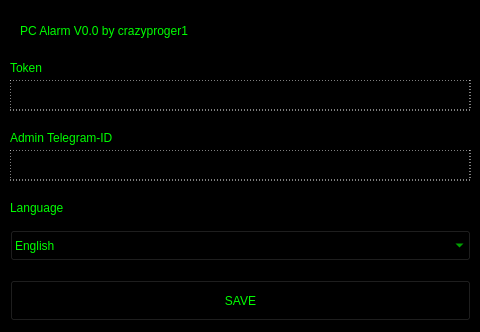
<?xml version="1.0" encoding="UTF-8"?>
<ui version="4.0">
 <class>MainWindow</class>
 <widget class="QMainWindow" name="MainWindow">
  <property name="geometry">
   <rect>
    <x>0</x>
    <y>0</y>
    <width>480</width>
    <height>332</height>
   </rect>
  </property>
  <property name="windowTitle">
   <string>MainWindow</string>
  </property>
  <property name="autoFillBackground">
   <bool>false</bool>
  </property>
  <property name="styleSheet">
   <string notr="true">
QPushButton{
	
	background-color: rgb(0, 0, 0);
	color: rgb(0, 255, 0);

}

QComboBox{
	color: rgb(0, 255, 0);
}


QComboBox QAbstractItemView
{
	background-color: rgb(0, 0, 0);
	selection-background-color: rgb(100, 100, 100); 
	color: rgb(0, 255, 0);
}



QLabel{
	color: rgb(0, 255, 0);
}


QWidget{
	background-color: rgb(0, 0, 0);
}

QPushButton:hover{
	border: 1px solid rgb(0, 255, 0);
}

QPushButton:pressed{
	
	background-color: rgb(130, 130, 130);
}

QLineEdit{
	
	background-color: rgb(0, 0, 0);
	border: 1px dashed rgb(255, 255, 255);
	color: rgb(0, 255, 0);
	
}

QLineEdit:hover{
	border: 1px solid rgb(255, 255, 255);
}

QComboBox:hover{
	border: 1px solid rgb(255, 255, 255);
}


QListWidget{
	color: rgb(0, 255, 0);
	background-color: rgb(0, 0, 0);
	font: 8pt &quot;Segoe Print&quot;;
	border: 1px dashed rgb(255, 255, 255);

}

</string>
  </property>
  <widget class="QWidget" name="central_widget">
   <widget class="QPushButton" name="save_button">
    <property name="geometry">
     <rect>
      <x>10</x>
      <y>280</y>
      <width>461</width>
      <height>41</height>
     </rect>
    </property>
    <property name="styleSheet">
     <string notr="true">font: 8pt &quot;Segoe Print&quot;;</string>
    </property>
    <property name="text">
     <string>SAVE</string>
    </property>
   </widget>
   <widget class="QLineEdit" name="token_line">
    <property name="geometry">
     <rect>
      <x>10</x>
      <y>80</y>
      <width>461</width>
      <height>31</height>
     </rect>
    </property>
   </widget>
   <widget class="QLineEdit" name="admin_tgid_line">
    <property name="geometry">
     <rect>
      <x>10</x>
      <y>150</y>
      <width>461</width>
      <height>31</height>
     </rect>
    </property>
   </widget>
   <widget class="QLabel" name="token_label">
    <property name="geometry">
     <rect>
      <x>10</x>
      <y>60</y>
      <width>191</width>
      <height>16</height>
     </rect>
    </property>
    <property name="styleSheet">
     <string notr="true">font: 8pt &quot;Segoe Print&quot;;</string>
    </property>
    <property name="text">
     <string>Token</string>
    </property>
   </widget>
   <widget class="QLabel" name="admin_tgid_label">
    <property name="geometry">
     <rect>
      <x>10</x>
      <y>130</y>
      <width>191</width>
      <height>16</height>
     </rect>
    </property>
    <property name="styleSheet">
     <string notr="true">font: 8pt &quot;Segoe Print&quot;;</string>
    </property>
    <property name="text">
     <string>Admin Telegram-ID</string>
    </property>
   </widget>
   <widget class="QLabel" name="program_label">
    <property name="geometry">
     <rect>
      <x>20</x>
      <y>10</y>
      <width>441</width>
      <height>41</height>
     </rect>
    </property>
    <property name="styleSheet">
     <string notr="true">font: 14pt &quot;Segoe Print&quot;;</string>
    </property>
    <property name="text">
     <string>PC Alarm V0.0 by crazyproger1</string>
    </property>
   </widget>
   <widget class="QComboBox" name="language_selecting">
    <property name="geometry">
     <rect>
      <x>10</x>
      <y>230</y>
      <width>461</width>
      <height>31</height>
     </rect>
    </property>
    <property name="autoFillBackground">
     <bool>false</bool>
    </property>
    <property name="styleSheet">
     <string notr="true">font: 8pt &quot;Segoe Print&quot;;

</string>
    </property>
    <item>
     <property name="text">
      <string>English</string>
     </property>
    </item>
    <item>
     <property name="text">
      <string>Ukrainian</string>
     </property>
    </item>
   </widget>
   <widget class="QLabel" name="language_label">
    <property name="geometry">
     <rect>
      <x>10</x>
      <y>200</y>
      <width>191</width>
      <height>16</height>
     </rect>
    </property>
    <property name="styleSheet">
     <string notr="true">font: 8pt &quot;Segoe Print&quot;;</string>
    </property>
    <property name="text">
     <string>Language</string>
    </property>
   </widget>
  </widget>
 </widget>
 <resources/>
 <connections/>
</ui>
